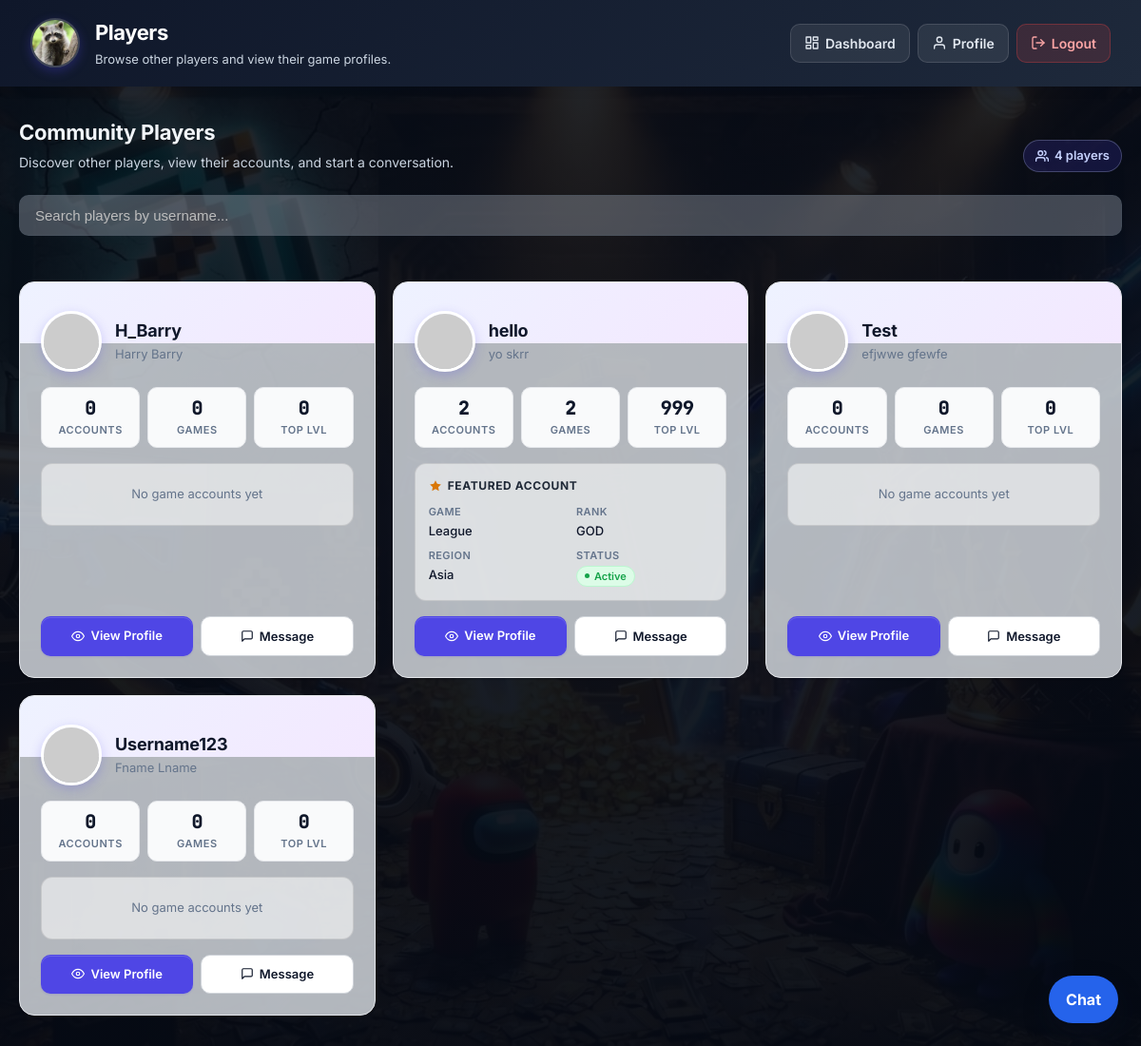
/players (signed in), run on the app's committed database.
### models.py (models this page shows, shortened)
class User(db.Model):
    __tablename__ = "users"
    id: Mapped[int] = mapped_column(primary_key=True)
    first_name: Mapped[str | None] = mapped_column(String(80), nullable=True)
    last_name: Mapped[str | None] = mapped_column(String(80), nullable=True)
    dob: Mapped[date | None] = mapped_column(Date, nullable=True)
    country_code: Mapped[str | None] = mapped_column(String(10), nullable=True)
    phone_number: Mapped[str | None] = mapped_column(String(30), nullable=True)
    username: Mapped[str] = mapped_column(String(50), unique=True, nullable=False)
    email: Mapped[str] = mapped_column(String(120), unique=True, nullable=False)
    password_hash: Mapped[str] = mapped_column(String(255), nullable=False)
    is_admin: Mapped[bool] = mapped_column(default=False)
    is_banned: Mapped[bool] = mapped_column(default=False)
    avatar_path: Mapped[str | None] = mapped_column(String(255), nullable=True)
    created_at: Mapped[datetime] = mapped_column(DateTime, nullable=False, default=datetime.utcnow)
    updated_at: Mapped[datetime] = mapped_column(
        DateTime,
        nullable=False,
        default=datetime.utcnow,
        onupdate=datetime.utcnow,
    )
    game_accounts: Mapped[list["GameAccount"]] = relationship(
        "GameAccount",
        back_populates="user",
        cascade="all, delete-orphan",
        order_by="GameAccount.id.desc()",
    )
    @property
    def full_name(self) -> str:
        first = (self.first_name or "").strip()
        last = (self.last_name or "").strip()
        return f"{first} {last}".strip()

class GameAccount(db.Model):
    __tablename__ = "game_accounts"
    id: Mapped[int] = mapped_column(primary_key=True)
    game_name: Mapped[str] = mapped_column(String(100), nullable=False)
    account_name: Mapped[str] = mapped_column(String(100), nullable=False)
    region: Mapped[str] = mapped_column(String(50), nullable=False, default="OCE")
    level: Mapped[int] = mapped_column(Integer, nullable=False, default=1)
    rank: Mapped[str] = mapped_column(String(50), nullable=False, default="Unranked")
    status: Mapped[str] = mapped_column(String(20), nullable=False, default="Active")
    notes: Mapped[str] = mapped_column(String(500), nullable=False, default="")
    tags: Mapped[str] = mapped_column(String(200), nullable=False, default="")
    user_id: Mapped[int] = mapped_column(ForeignKey("users.id"), nullable=False)
    user: Mapped["User"] = relationship("User", back_populates="game_accounts")
    @property
    def tag_list(self) -> list[str]:
        if not self.tags:
            return []
        return [t.strip() for t in self.tags.split(",") if t.strip()]

### pages.py (the view)
@app.route("/players")
@login_required
def players():
    current_user = get_current_user()
    if current_user is None:
        flash("Please log in to access that page.", "warning")
        return redirect(url_for("login"))
    users = (
        User.query.filter(User.id != current_user.id)
        .order_by(func.lower(User.username))
        .all()
    )
    player_cards = [build_user_summary(user) for user in users]
    return render_template(
        "players.html",
        current_user=current_user,
        players=player_cards,
    )

### app.py (called while the page is built)
def get_current_user() -> User | None:
    user_id = session.get("user_id")
    if not user_id:
        return None
    user = db.session.get(User, user_id)
    if user is not None and user.is_banned:
        return None
    return user

def login_required(view_func):
    @wraps(view_func)
    def wrapped_view(*args, **kwargs):
        user = get_current_user()
        if user is None:
            session.clear()
            if is_api_request():
                return jsonify({"error": "Authentication required."}), 401
            flash("Please log in to access that page.", "warning")
            return redirect(url_for("login"))
        return view_func(*args, **kwargs)
    return wrapped_view

@app.context_processor
def inject_current_user():
    return {"current_user": get_current_user()}

def build_user_summary(user: User) -> dict[str, Any]:
    accounts = (
        GameAccount.query.filter_by(user_id=user.id)
        .order_by(GameAccount.level.desc(), GameAccount.id.desc())
        .all()
    )
    featured_account = accounts[0] if accounts else None
    return {
        "user": user,
        "total_accounts": len(accounts),
        "total_games": len({account.game_name.lower() for account in accounts}),
        "highest_level": max((account.level for account in accounts), default=0),
        "featured_account": featured_account,
    }

### templates/players.html (shortened to what this page needs)
{% extends "base.html" %}
{% block styles %}
    <link rel="stylesheet" href="{{ url_for('static', filename='css/players.css') }}">
{% endblock %}
{% block header_user %}
    <img
        src="{{ url_for('static', filename=current_user.avatar_path) if current_user.avatar_path else 'https://ui-avatars.com/api/?name=' + (current_user.username | urlencode) + '&size=120&background=4f46e5&color=fff&bold=true' }}"
        alt="{{ current_user.username }}"
    />
    <div>
        <h1>Players</h1>
        <p>Browse other players and view their game profiles.</p>
    </div>
{% endblock %}
{% block header_actions %}
    <a href="{{ url_for('dashboard') }}" class="header-btn nav-btn">
        <svg viewBox="0 0 24 24" fill="none" stroke="currentColor" stroke-width="2" stroke-linecap="round" stroke-linejoin="round" aria-hidden="true"><rect x="3" y="3" width="7" height="9"/><rect x="14" y="3" width="7" height="5"/><rect x="14" y="12" width="7" height="9"/><rect x="3" y="16" width="7" height="5"/></svg>
        Dashboard
    </a>
    <a href="{{ url_for('profile') }}" class="header-btn nav-btn">
        <svg viewBox="0 0 24 24" fill="none" stroke="currentColor" stroke-width="2" stroke-linecap="round" stroke-linejoin="round" aria-hidden="true"><path d="M20 21v-2a4 4 0 0 0-4-4H8a4 4 0 0 0-4 4v2"/><circle cx="12" cy="7" r="4"/></svg>
        Profile
    </a>
    <a href="{{ url_for('logout') }}" class="header-btn logout-btn">
        <svg viewBox="0 0 24 24" fill="none" stroke="currentColor" stroke-width="2" stroke-linecap="round" stroke-linejoin="round" aria-hidden="true"><path d="M9 21H5a2 2 0 0 1-2-2V5a2 2 0 0 1 2-2h4"/><polyline points="16 17 21 12 16 7"/><line x1="21" y1="12" x2="9" y2="12"/></svg>
        Logout
    </a>
{% endblock %}
{% block content %}
    <div class="page-intro">
        <div>
            <h2>Community Players</h2>
            <p>Discover other players, view their accounts, and start a conversation.</p>
        </div>
        {% if players %}
            <span class="player-count">
                {{ players|length }} player{{ '' if players|length == 1 else 's' }}
            </span>
        {% endif %}
    </div>
    {% if players %}
        <div class="search-bar">
            <input
                type="text"
                id="playerSearch"
                placeholder="Search players by username..."
                onkeyup="filterPlayers()"
            />
        </div>
    <div class="grid" id="playerGrid">
            {% for item in players %}
                <article class="player-card">
                    <div class="player-head">
                        <img
                            src="{{ url_for('static', filename=item.user.avatar_path) if item.user.avatar_path else 'https://ui-avatars.com/api/?name=' + (item.user.username | urlencode) + '&size=120&background=4f46e5&color=fff&bold=true' }}"
                            alt="{{ item.user.username }}"
                        />
                        <div style="min-width: 0;">
                            <h2>{{ item.user.username }}</h2>
                            <p class="full-name">{{ item.user.full_name if item.user.full_name else item.user.username }}</p>
                        </div>
                    </div>
                    <div class="mini-stats">
                        <div class="mini-stat">
                            <strong>{{ item.total_accounts }}</strong>
                            <span>Accounts</span>
                        </div>
                        <div class="mini-stat">
                            <strong>{{ item.total_games }}</strong>
                            <span>Games</span>
                        </div>
                        <div class="mini-stat">
                            <strong>{{ item.highest_level }}</strong>
                            <span>Top Lvl</span>
                        </div>
                    </div>
                    {% if item.featured_account %}
                        <div class="featured">
                            <div class="featured-head">
                                <svg viewBox="0 0 24 24" fill="currentColor" aria-hidden="true"><polygon points="12 2 15.09 8.26 22 9.27 17 14.14 18.18 21.02 12 17.77 5.82 21.02 7 14.14 2 9.27 8.91 8.26 12 2"/></svg>
                                <h3>Featured Account</h3>
                            </div>
                            <div class="featured-grid">
                                <div>
                                    <span class="featured-label">Game</span>
                                    <span class="featured-value" title="{{ item.featured_account.game_name }}">{{ item.featured_account.game_name }}</span>
                                </div>
                                <div>
                                    <span class="featured-label">Rank</span>
                                    <span class="featured-value" title="{{ item.featured_account.rank }}">{{ item.featured_account.rank }}</span>
                                </div>
                                <div>
                                    <span class="featured-label">Region</span>
                                    <span class="featured-value">{{ item.featured_account.region }}</span>
                                </div>
                                <div>
                                    <span class="featured-label">Status</span>
                                    <span class="badge {{ 'badge-active' if item.featured_account.status == 'Active' else 'badge-inactive' }}">{{ item.featured_account.status }}</span>
                                </div>
                            </div>
                        </div>
                    {% else %}
                        <div class="featured">
                            <div class="featured-empty">No game accounts yet</div>
                        </div>
                    {% endif %}
                    <div class="card-actions">
                        <a class="btn btn-primary" href="{{ url_for('public_profile', user_id=item.user.id) }}">
                            <svg viewBox="0 0 24 24" fill="none" stroke="currentColor" stroke-width="2" stroke-linecap="round" stroke-linejoin="round" aria-hidden="true"><path d="M1 12s4-8 11-8 11 8 11 8-4 8-11 8-11-8-11-8z"/><circle cx="12" cy="12" r="3"/></svg>
                            View Profile
                        </a>
                        <button
                            type="button"
                            class="btn btn-secondary"
                            data-chat-with-id="{{ item.user.id }}"
                            data-chat-with-username="{{ item.user.username }}"
                        >
                            <svg viewBox="0 0 24 24" fill="none" stroke="currentColor" stroke-width="2" stroke-linecap="round" stroke-linejoin="round" aria-hidden="true"><path d="M21 15a2 2 0 0 1-2 2H7l-4 4V5a2 2 0 0 1 2-2h14a2 2 0 0 1 2 2z"/></svg>
                            Message
                        </button>
                    </div>
                </article>
            {% endfor %}
        </div>
    {% endif %}
{% endblock %}

### static/css/common.css (style rules this page uses)
:root { --bg: #f6f8fc; --bg-grad-1: #eef2ff; --bg-grad-2: #f6f8fc; --surface: #ffffff; --surface-muted: #f9fafb; --border: #e5e7eb; --border-strong: #d1d5db; --text: #0f172a; --text-muted: #475569; --text-subtle: #64748b; --primary: #4f46e5; --primary-hover: #4338ca; --primary-soft: #eef2ff; --success: #16a34a; --success-soft: #dcfce7; --danger: #dc2626; --danger-soft: #fee2e2; --warning: #d97706; --warning-soft: #fef3c7; --info: #2563eb; --info-soft: #dbeafe; --shadow-sm: 0 1px 2px rgba(15, 23, 42, 0.04), 0 1px 3px rgba(15, 23, 42, 0.06); --shadow-md: 0 4px 12px rgba(15, 23, 42, 0.06), 0 2px 4px rgba(15, 23, 42, 0.04); --shadow-lg: 0 12px 32px rgba(15, 23, 42, 0.08), 0 4px 8px rgba(15, 23, 42, 0.04); --radius-sm: 8px; --radius-md: 12px; --radius-lg: 16px; --radius-xl: 20px; }
* { box-sizing: border-box; }
html { scroll-behavior: smooth; }
body { margin: 0; font-family: "Inter", "Segoe UI", Tahoma, sans-serif; background: radial-gradient(1200px 600px at 10% -10%, #e0e7ff 0%, transparent 60%), radial-gradient(1000px 500px at 100% 0%, #ddd6fe 0%, transparent 55%), var(--bg); color: var(--text); min-height: 100vh; line-height: 1.5; -webkit-font-smoothing: antialiased; }
.header-user img { width: 52px; height: 52px; border-radius: 50%; object-fit: cover; border: 2px solid rgba(255, 255, 255, 0.2); box-shadow: 0 4px 12px rgba(79, 70, 229, 0.3); }
header h1 { margin: 0; font-size: 22px; font-weight: 700; letter-spacing: -0.02em; }
header p { margin: 2px 0 0; font-size: 13px; color: #cbd5e1; }
.header-btn { display: inline-flex; align-items: center; gap: 6px; padding: 9px 14px; border-radius: 10px; text-decoration: none; font-weight: 600; font-size: 14px; border: 1px solid transparent; cursor: pointer; transition: all 0.2s ease; font-family: inherit; }
.header-btn svg { width: 16px; height: 16px; }
.nav-btn { background: rgba(255, 255, 255, 0.08); color: #e2e8f0; border-color: rgba(255, 255, 255, 0.12); }
.logout-btn { background: rgba(239, 68, 68, 0.15); color: #fca5a5; border-color: rgba(239, 68, 68, 0.3); }

### data on the page
User: avatar_path (picture)
User: user.username "H_Barry", user "Harry Barry"
GameAccount: user.username "hello", user "yo skrr", total_accounts "2", total_games "2", highest_level "999", featured_account.game_name "League", featured_account.rank "GOD", featured_account.region "Asia", featured_account.status "Active"
User: user.username "Test", user "efjwwe gfewfe"
User: user.username "Username123", user "Fname Lname"

### other printed values
{{ players|length }} "4"
{{ '' if players|length == 1 else 's' }} "s"
{{ item.total_accounts }} "0" "0" "0"
{{ item.total_games }} "0" "0" "0"
{{ item.highest_level }} "0" "0" "0"
